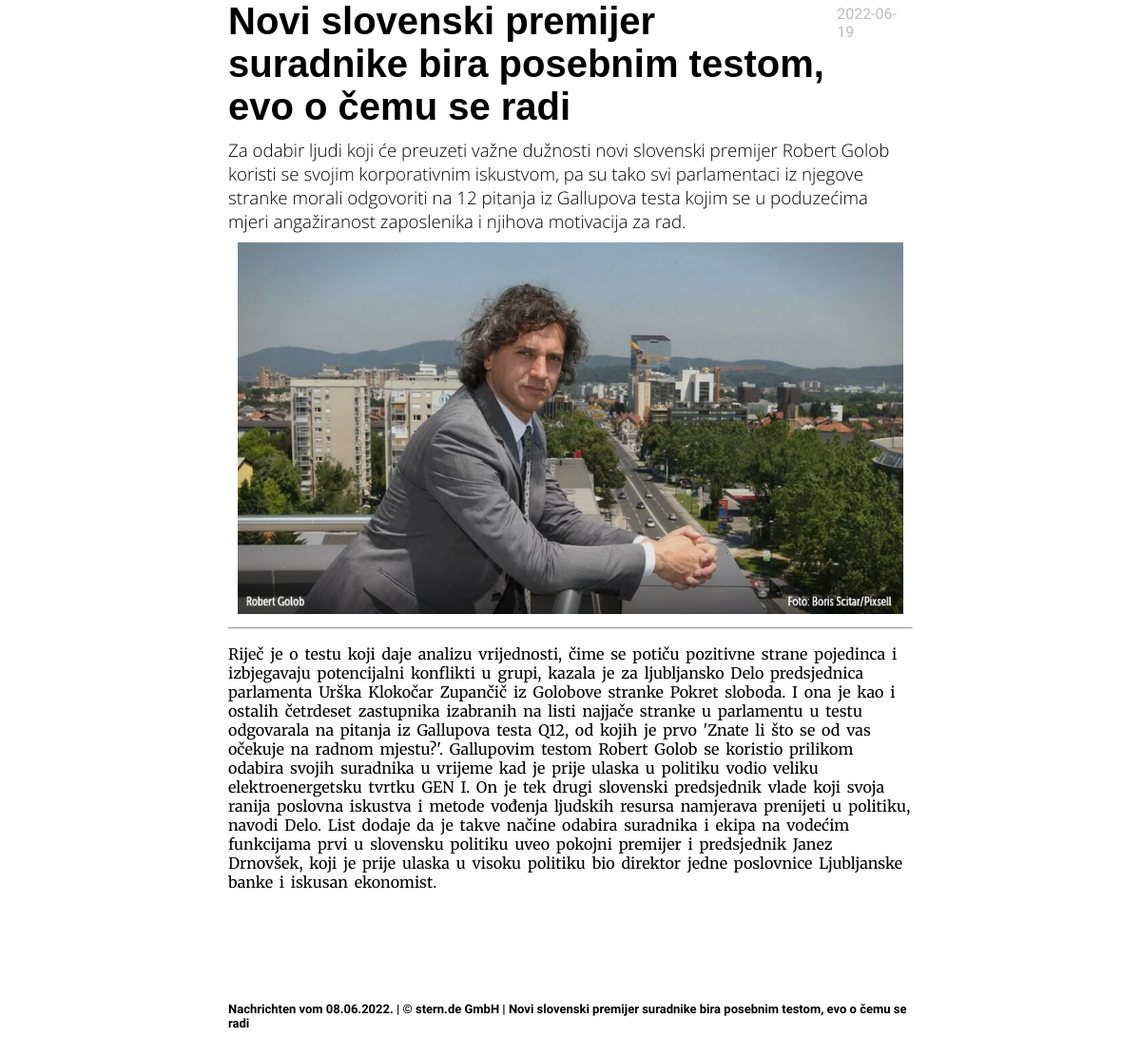
The app's page /clanak.php?id=39 with its own data.
### tables this page shows
CREATE TABLE `article` (
  `id` int(11) NOT NULL AUTO_INCREMENT,
  `title` varchar(200) NOT NULL,
  `dateEdited` date DEFAULT NULL,
  `shortDescription` varchar(500) DEFAULT NULL,
  `photoPath` varchar(150) DEFAULT NULL,
  `content` mediumtext DEFAULT NULL,
  `categoryId` int(11) DEFAULT NULL,
  `archived` int(11) DEFAULT NULL,
  PRIMARY KEY (`id`),
  KEY `fk_categoryId` (`categoryId`),
  CONSTRAINT `fk_categoryId` FOREIGN KEY (`categoryId`) REFERENCES `category` (`id`)
);

### connection.php (called while the page is built, shortened)
<?php
    function connect() {
        $servername = "localhost";
        $username = "root";
        $password = "";
        $db_name = "stern";
        $mysqli  = new mysqli($servername, $username, $password, $db_name);
        $mysqli->set_charset("utf8");
        return $mysqli;
    }
    function fetch_article($article_id) {
        $mysqli = connect();
        $id = $title = $date = $description = $photo_path = $text = $category_id = '';
        $sql_query = "SELECT id, title, dateEdited, shortDescription, photoPath, content, categoryId FROM article
                WHERE id=?";
        $stmt = $mysqli->prepare($sql_query);
        $stmt->bind_param('i', $article_id);
        $stmt->execute();
        $stmt->bind_result($id, $title, $date, $description, $photo_path, $text, $category_id);
        $category_name = get_category_name($category_id);
        return new Article($article_id, $title, $date, $description,
                $photo_path, $text, $category_name, 0);
    }
    function get_category_name($category_id) {
        $mysqli = connect();
        $category_name = 0;
        $sql_query = "SELECT categoryName FROM category WHERE id=?";
        $stmt = $mysqli->prepare($sql_query);
        $stmt->bind_param('s', $category_name);
        $stmt->execute();
        $stmt->bind_result($category_id);
        if($stmt->fetch()) {
            return $category_id;
        }
        return false;
    }
    class Article {
        function __construct($id, $title, $date, $description, $photo_path, $text,
            $category, $archive_status) {
            $this->title = $title;
            $this->date = $date;
            $this->description = $description;
            $this->photo_path = $photo_path;
            $this->text = $text;
        }
    }
?>

### clanak.php (the view, shortened to what this page needs)
<!DOCTYPE html>
<html lang="de">
<head>
    <link rel="stylesheet" href="resources/style.css">
</head>
<body>
<?php
    include "connection.php";
    $article_id = $_GET['id'];
    $article = fetch_article($article_id);
?>
<main>
    <article>
        <div class="article-heading-container">
            <h2 class="article-heading"><?php echo "$article->title";?></h2>
            <h4 class="article-date"><?php echo "$article->date";?></h4>
        </div>
        <h3 class="article-description"><?php echo "$article->description";?></h3>
        <figure class="article-img-container">
            <img src="<?php echo "$article->photo_path";?>" alt="Article photo">
        </figure><hr>
        <p class="article-paragraph"><?php echo "$article->text";?></p>
    </article>
</main>
<footer>
    <h6 class="footer-text">Nachrichten vom 08.06.2022. | © stern.de GmbH | <?php echo "$article->title";?></h6>
</footer>
</body>
</html>

### resources/style.css (style rules this page uses)
body { width: 60%; margin: auto; }
.footer-text { font-size: 13px; font-family: 'Assistant', sans-serif; font-weight: 700; margin-top: 100px; }
footer { display: flex; justify-content: center; }
.article-heading { font-family: 'Raleway', sans-serif; font-weight: bolder; font-size: 40px; margin: 0; width: 90%; }
.article-date { margin: 5px 0; color: #bdbdbd; font-family: 'Assistant', sans-serif; font-weight: lighter; }
.article-description { font-family: 'Open Sans', sans-serif; font-weight: lighter; margin: 10px 0 0 0; }
.article-paragraph { font-family: 'Merriweather', serif; word-spacing: 3px; }
.article-img-container { margin: 10px; }
.article-img-container img { width: 100%; }
.article-heading-container { display: flex; justify-content: space-between; }

### records on screen
article: title "Novi slovenski premijer suradnike bira posebnim testom, evo o čemu se radi", dateEdited "2022-06-19", shortDescription "Za odabir ljudi koji će preuzeti važne dužnosti novi slovenski premijer Robert Golob koristi se svojim korporativnim iskustvom, pa su tako svi parlamentaci iz njegove stranke morali odgovoriti na 12 pitanja iz Gallupova testa kojim se u poduzećima mjeri angažiranost zaposlenika i njihova motivacija za rad.", photoPath (picture), content "Riječ je o testu koji daje analizu vrijednosti, čime se potiču pozitivne strane pojedinca i izbjegavaju potencijalni konflikti u grupi, kazala je za ljubljansko Delo predsjednica parlamenta Urška Klokočar Zupančič iz Golobove stranke Pokret sloboda. I ona je kao i ostalih četrdeset zastupnika izabranih na listi najjače stranke u parlamentu u testu odgovarala na pitanja iz Gallupova testa Q12, od kojih je prvo 'Znate li što se od vas očekuje na radnom mjestu?'. Gallupovim testom Robert Golob se koristio prilikom odabira svojih suradnika u vrijeme kad je prije ulaska u politiku vodio veliku elektroenergetsku tvrtku GEN I. On je tek drugi slovenski predsjednik vlade koji svoja ranija poslovna…"
